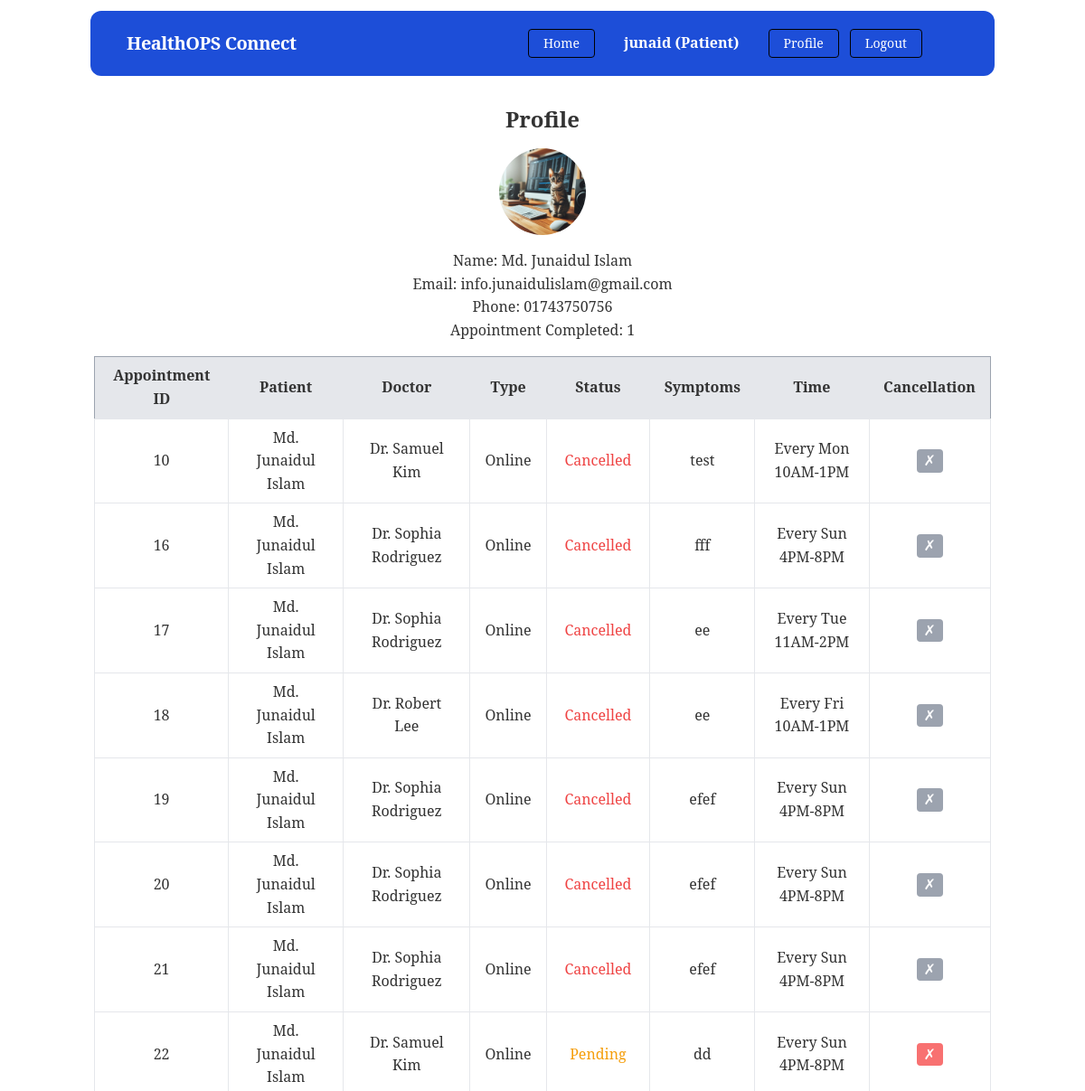
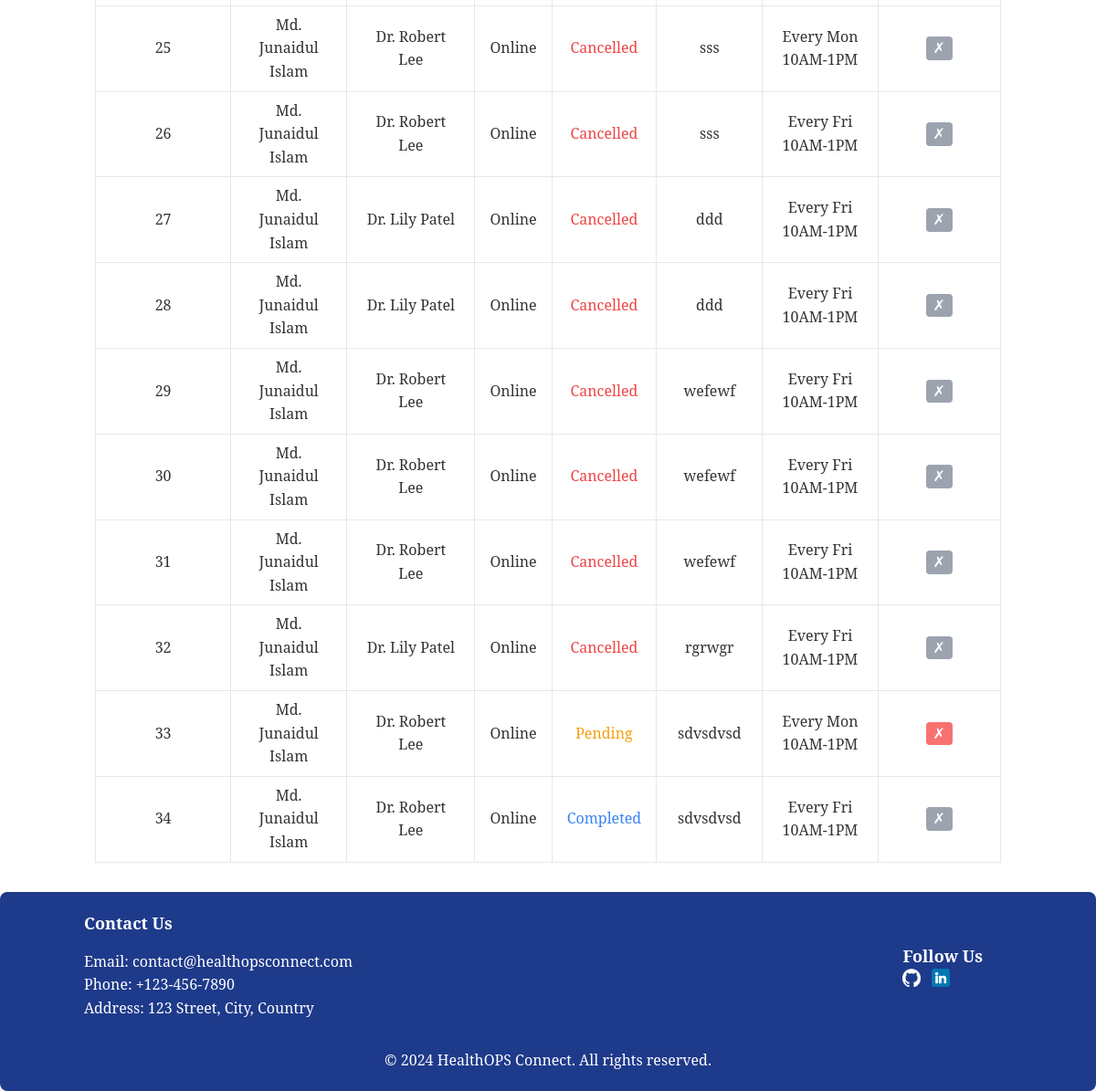
Screenshot of /patients/profile/ (signed in) with the database file from the repository (2 pictures, top to bottom).
### patient/models.py (models this page shows)
class Patient(models.Model):
    user = models.OneToOneField(User, on_delete=models.CASCADE)
    image = models.ImageField(
        upload_to='patient/images/', default='patient/images/default.jpg')
    phone = models.CharField(max_length=11)
    user_type = models.CharField(default='Patient', max_length=10, editable=False)
    def __str__(self):
        return f"{self.user.first_name} {self.user.last_name}"

### appointment/models.py (models this page shows, shortened)
class Appointment(models.Model):
    patient = models.ForeignKey(Patient, on_delete=models.CASCADE)
    doctor = models.ForeignKey(Doctor, on_delete=models.CASCADE)
    appointment_type = models.CharField(
        choices=APPOINTMENT_TYPE, max_length=10)
    appointment_status = models.CharField(
        choices=APPOINTMENT_STATUS, max_length=10, default='Pending')
    symptoms = models.TextField()
    appointment_time = models.ForeignKey(
        AvailableTime, on_delete=models.CASCADE)
    cancellation = models.BooleanField(default=False)

### doctor/models.py (models this page shows)
class Doctor(models.Model):
    user = models.OneToOneField(User, on_delete=models.CASCADE)
    image = models.ImageField(
        upload_to='doctor/media/uploads/', default='doctor/media/uploads/default.jpg')
    designation = models.ManyToManyField(Designation)
    expertise = models.ManyToManyField(Expertise)
    available_time = models.ManyToManyField(AvailableTime)
    fee = models.IntegerField()
    meet_link = models.URLField(max_length=200)
    user_type = models.CharField(
        default='Doctor', max_length=10, editable=False)
    def __str__(self):
        return f"Dr. {self.user.first_name} {self.user.last_name}"

class AvailableTime(models.Model):
    name = models.CharField(max_length=100)
    def __str__(self):
        return self.name

### patient/views.py (the view)
# urls.py: path('profile/', PatientProfileView.as_view(), name='patient_profile'),
class PatientProfileView(LoginRequiredMixin, ListView):
    model = Appointment
    template_name = 'patient_profile.html'
    context_object_name = 'appointments'
    def get_context_data(self, **kwargs):
        context = super().get_context_data(**kwargs)
        context['completed'] = Appointment.objects.filter(
            patient=self.request.user.patient, appointment_status='Completed').count()
        return context
    def get_queryset(self):
        return Appointment.objects.filter(patient=self.request.user.patient)

### patient/templates/patient_profile.html (shortened to what this page needs)
{% extends 'base.html' %}
{%block content %}
<div class="container mx-auto px-4 py-8 text-center">
    <h1 class="text-2xl font-bold mb-4">Profile</h1>
    <img src="{{ user.patient.image.url }}" alt="{{ user.get_full_name }}" class="rounded-full h-24 w-24 mb-4 m-auto" />
    <p>Name: {{ user.get_full_name }}</p>
    <p>Email: {{ user.email }}</p>
    <p>Phone: {{ user.patient.phone }}</p>
    <p class="mb-4">Appointment Completed: {{ completed }}</p>
    <div class="overflow-x-auto">
        <table class="table-auto border-collapse border border-gray-400 w-full">
            <thead>
                <tr class="bg-gray-200">
                    <th class="px-4 py-2">Appointment ID</th>
                    <th class="px-4 py-2">Patient</th>
                    <th class="px-4 py-2">Doctor</th>
                    <th class="px-4 py-2">Type</th>
                    <th class="px-4 py-2">Status</th>
                    <th class="px-4 py-2">Symptoms</th>
                    <th class="px-4 py-2">Time</th>
                    <th class="px-4 py-2">Cancellation</th>
                </tr>
            </thead>
            <tbody>
                {% for appointment in appointments %}
                <tr>
                    <td class="border px-4 py-2">{{ appointment.id }}</td>
                    <td class="border px-4 py-2">{{ appointment.patient }}</td>
                    <td class="border px-4 py-2">{{ appointment.doctor }}</td>
                    <td class="border px-4 py-2">
                        {{ appointment.get_appointment_type_display }}
                    </td>
                    <td class="border px-4 py-2">
                        {% if appointment.appointment_status == 'Pending' %}
                        <span class="text-yellow-500">{{ appointment.get_appointment_status_display }}</span>
                        {% elif appointment.appointment_status == 'Running' %}
                        <span class="text-green-500">{{ appointment.get_appointment_status_display }}</span>
                        {% elif appointment.appointment_status == 'Completed' %}
                        <span class="text-blue-500">{{ appointment.get_appointment_status_display }}</span>
                        {% else %}
                        <span class="text-red-500">{{ appointment.get_appointment_status_display }}</span>
                        {% endif %}
                    </td>
                    <td class="border px-4 py-2">{{ appointment.symptoms }}</td>
                    <td class="border px-4 py-2">
                        {{ appointment.appointment_time }}
                    </td>
                    <td class="border px-4 py-2">
                        {% if appointment.appointment_status == 'Pending' %}
                        <form action="{% url 'cancel_appointment' appointment.id %}" method="post">
                            <button type="submit" class="bg-red-400 hover:bg-red-500 text-white px-2 rounded">
                                ✗
                            </button>
                        </form>
                        {% else %}
                        <button class="bg-gray-400 text-white px-2 rounded" disabled>
                            ✗
                        </button>
                        {% endif %}
                    </td>
                </tr>
                {% empty %}
                <tr>
                    <td colspan="8" class="border px-4 py-2">
                        No appointments found.
                    </td>
                </tr>
                {% endfor %}
            </tbody>
        </table>
    </div>
</div>
{% endblock %}

### templates/navbar.html (shortened to what this page needs)
<nav class="flex flex-col lg:flex-row items-center justify-between bg-blue-700 p-5 px-10 rounded-xl w-10/12 m-auto mt-3">
    <div class="flex items-center flex-shrink-0 text-white mr-6">
        <span class="font-bold text-xl tracking-tight"><a href="{% url 'home' %}">HealthOPS Connect</a></span>
    </div>
    <div id="menu" class="w-full hidden lg:flex sm:flex items-center justify-center lg:w-auto px-10">
        <a href="{% url 'home' %}"
                class="inline-block font-medium text-sm px-4 py-2 leading-none bg-blue-700 rounded text-white hover:border-transparent hover:bg-blue-800 mt-2 mr-3 lg:mt-0 border border-black">
                Home
            </a>
        {% if request.user.is_authenticated %}
        <div class="lg:flex w-full items-center lg:gap-3">
            {% if request.user.patient.user_type == 'Patient' %}
            <div class="text-white my-auto font-black lg:px-5">
                {{request.user.username}} ({{request.user.patient.user_type}})
            </div>
            <div class="text-center lg:flex lg:gap-3">
                <a href="{% url 'patient_profile' %}"
                    class="inline-block font-medium text-sm px-4 py-2 leading-none bg-blue-700 rounded text-white hover:border-transparent hover:bg-blue-800 mt-2 lg:mt-0 border border-black">Profile</a>
                <form method="post" action="{% url 'patient_logout' %}">
                    <button
                        class="inline-block font-medium text-sm px-4 py-2 leading-none bg-blue-700 rounded text-white hover:border-transparent hover:bg-blue-800 mt-2 lg:mt-0 border border-black"
                        type="submit">
                        Logout
                    </button>
                </form>
            </div>
            {% endif %}
        </div>
        {% endif %}
    </div>
</nav>

### static/css/style.css (style rules this page uses)
body { font-family: "Noto Serif", serif; font-size: 16px; line-height: 1.6; color: #333; margin: 0; padding: 0; }

### rows the page displays
Appointment: id "10", patient "Md. Junaidul Islam", doctor "Dr. Samuel Kim", appointment_type "Online", appointment_status "Cancelled", symptoms "test", appointment_time "Every Mon 10AM-1PM"
Appointment: id "16", patient "Md. Junaidul Islam", doctor "Dr. Sophia Rodriguez", appointment_type "Online", appointment_status "Cancelled", symptoms "fff", appointment_time "Every Sun 4PM-8PM"
Appointment: id "17", patient "Md. Junaidul Islam", doctor "Dr. Sophia Rodriguez", appointment_type "Online", appointment_status "Cancelled", symptoms "ee", appointment_time "Every Tue 11AM-2PM"
Appointment: id "18", patient "Md. Junaidul Islam", doctor "Dr. Robert Lee", appointment_type "Online", appointment_status "Cancelled", symptoms "ee", appointment_time "Every Fri 10AM-1PM"
Appointment: id "19", patient "Md. Junaidul Islam", doctor "Dr. Sophia Rodriguez", appointment_type "Online", appointment_status "Cancelled", symptoms "efef", appointment_time "Every Sun 4PM-8PM"
Appointment: id "20", patient "Md. Junaidul Islam", doctor "Dr. Sophia Rodriguez", appointment_type "Online", appointment_status "Cancelled", symptoms "efef", appointment_time "Every Sun 4PM-8PM"
Appointment: id "21", patient "Md. Junaidul Islam", doctor "Dr. Sophia Rodriguez", appointment_type "Online", appointment_status "Cancelled", symptoms "efef", appointment_time "Every Sun 4PM-8PM"
Appointment: id "22", patient "Md. Junaidul Islam", doctor "Dr. Samuel Kim", appointment_type "Online", appointment_status "Pending", symptoms "dd", appointment_time "Every Sun 4PM-8PM"
Appointment: id "25", patient "Md. Junaidul Islam", doctor "Dr. Robert Lee", appointment_type "Online", appointment_status "Cancelled", symptoms "sss", appointment_time "Every Mon 10AM-1PM"
Appointment: id "26", patient "Md. Junaidul Islam", doctor "Dr. Robert Lee", appointment_type "Online", appointment_status "Cancelled", symptoms "sss", appointment_time "Every Fri 10AM-1PM"
Appointment: id "27", patient "Md. Junaidul Islam", doctor "Dr. Lily Patel", appointment_type "Online", appointment_status "Cancelled", symptoms "ddd", appointment_time "Every Fri 10AM-1PM"
Appointment: id "28", patient "Md. Junaidul Islam", doctor "Dr. Lily Patel", appointment_type "Online", appointment_status "Cancelled", symptoms "ddd", appointment_time "Every Fri 10AM-1PM"
Appointment: id "29", patient "Md. Junaidul Islam", doctor "Dr. Robert Lee", appointment_type "Online", appointment_status "Cancelled", symptoms "wefewf", appointment_time "Every Fri 10AM-1PM"
Appointment: id "30", patient "Md. Junaidul Islam", doctor "Dr. Robert Lee", appointment_type "Online", appointment_status "Cancelled", symptoms "wefewf", appointment_time "Every Fri 10AM-1PM"
Appointment: id "31", patient "Md. Junaidul Islam", doctor "Dr. Robert Lee", appointment_type "Online", appointment_status "Cancelled", symptoms "wefewf", appointment_time "Every Fri 10AM-1PM"
Appointment: id "32", patient "Md. Junaidul Islam", doctor "Dr. Lily Patel", appointment_type "Online", appointment_status "Cancelled", symptoms "rgrwgr", appointment_time "Every Fri 10AM-1PM"
Appointment: id "33", patient "Md. Junaidul Islam", doctor "Dr. Robert Lee", appointment_type "Online", appointment_status "Pending", symptoms "sdvsdvsd", appointment_time "Every Mon 10AM-1PM"
Appointment: id "34", patient "Md. Junaidul Islam", doctor "Dr. Robert Lee", appointment_type "Online", appointment_status "Completed", symptoms "sdvsdvsd", appointment_time "Every Fri 10AM-1PM"

### other values shown
{{ request.user.username }} "junaid"
{{ request.user.patient.user_type }} "Patient"
{{ user.get_full_name }} "Md. Junaidul Islam"
{{ user.email }} "info.junaidulislam@gmail.com"
{{ user.patient.phone }} "01743750756"
{{ completed }} "1"
